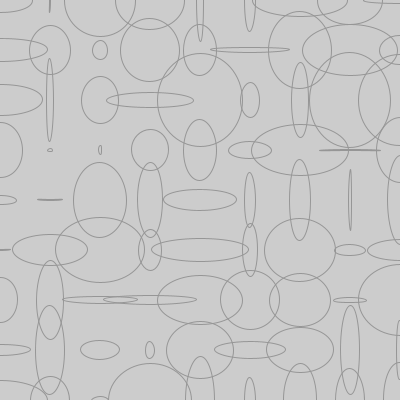
Frame 1 (no input)
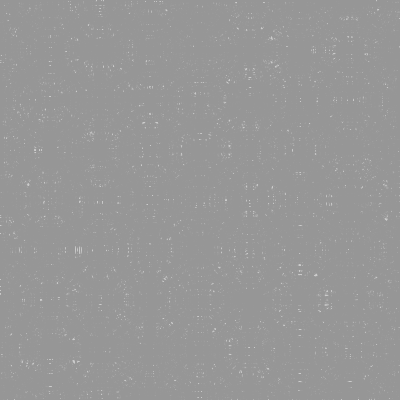
Frame 60 (the mouse pressed at the canvas centre just before this capture)
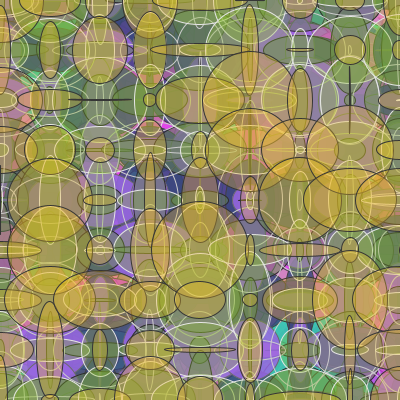
Frame 120 (the mouse held since frame 60 and released just before this capture)

The Processing sketch that drew these frames (run headless with seeded random() and noise(); from frame 60 on, the mouse is pressed at the canvas centre):

// Processing sketch: processing_105673
// ── processing_105673.pde

void setup(){
  size(400,400);
  noFill();
  stroke(150);
}

void draw(){
//draw circles
  for(int x=0;x<9;x++){
  for(int y=0;y<9;y++){
    frameRate(15);
    float w=random(0,100);
    float h=random(0,100);
    ellipse(x*50,y*50,w,h);
  }
}

//change the color
  if(mousePressed){
    float r=random(0,255);
    float g=random(0,255);
    float b=random(0,255);
    float t=random(0,255);
    float strokeColor=random(0,255);
    fill(r,g,b,t);
    stroke(strokeColor);
  }
}
